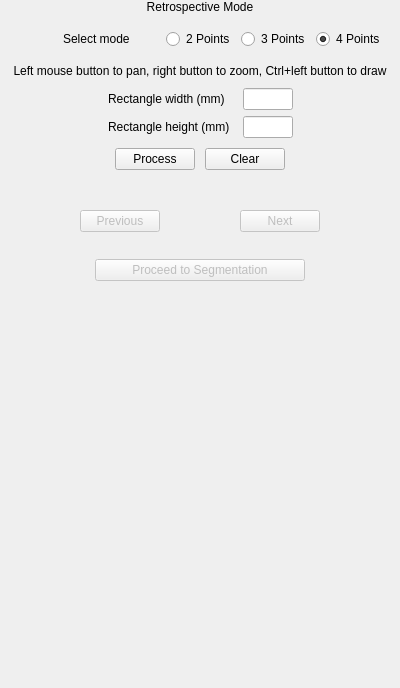
          <widget class="QWidget" name="pageCorrection">
           <layout class="QVBoxLayout" name="verticalLayout_2">
            <property name="spacing">
             <number>10</number>
            </property>
            <property name="leftMargin">
             <number>0</number>
            </property>
            <property name="topMargin">
             <number>0</number>
            </property>
            <property name="rightMargin">
             <number>0</number>
            </property>
            <property name="bottomMargin">
             <number>0</number>
            </property>
            <item>
             <widget class="QLabel" name="labelTitle">
              <property name="text">
               <string>Retrospective Mode</string>
              </property>
              <property name="alignment">
               <set>Qt::AlignCenter</set>
              </property>
             </widget>
            </item>
            <item>
             <widget class="QWidget" name="widgetPointMode" native="true">
              <property name="minimumSize">
               <size>
                <width>0</width>
                <height>30</height>
               </size>
              </property>
              <layout class="QHBoxLayout" name="horizontalLayout_9">
               <property name="leftMargin">
                <number>0</number>
               </property>
               <property name="topMargin">
                <number>0</number>
               </property>
               <property name="rightMargin">
                <number>0</number>
               </property>
               <property name="bottomMargin">
                <number>0</number>
               </property>
               <item>
                <spacer name="horizontalSpacer_28">
                 <property name="orientation">
                  <enum>Qt::Horizontal</enum>
                 </property>
                 <property name="sizeHint" stdset="0">
                  <size>
                   <width>63</width>
                   <height>20</height>
                  </size>
                 </property>
                </spacer>
               </item>
               <item>
                <widget class="QLabel" name="label">
                 <property name="text">
                  <string>Select mode</string>
                 </property>
                </widget>
               </item>
               <item>
                <spacer name="horizontalSpacer_6">
                 <property name="orientation">
                  <enum>Qt::Horizontal</enum>
                 </property>
                 <property name="sizeType">
                  <enum>QSizePolicy::Fixed</enum>
                 </property>
                 <property name="sizeHint" stdset="0">
                  <size>
                   <width>30</width>
                   <height>20</height>
                  </size>
                 </property>
                </spacer>
               </item>
               <item>
                <widget class="QRadioButton" name="radioButton2Points">
                 <property name="text">
                  <string>2 Points</string>
                 </property>
                </widget>
               </item>
               <item>
                <widget class="QRadioButton" name="radioButton3Points">
                 <property name="text">
                  <string>3 Points</string>
                 </property>
                </widget>
               </item>
               <item>
                <widget class="QRadioButton" name="radioButton4Points">
                 <property name="text">
                  <string>4 Points</string>
                 </property>
                 <property name="checked">
                  <bool>true</bool>
                 </property>
                </widget>
               </item>
               <item>
                <spacer name="horizontalSpacer">
                 <property name="orientation">
                  <enum>Qt::Horizontal</enum>
                 </property>
                 <property name="sizeHint" stdset="0">
                  <size>
                   <width>15</width>
                   <height>20</height>
                  </size>
                 </property>
                </spacer>
               </item>
              </layout>
             </widget>
            </item>
            <item>
             <widget class="QLabel" name="label_2">
              <property name="text">
               <string>Left mouse button to pan, right button to zoom, Ctrl+left button to draw</string>
              </property>
              <property name="alignment">
               <set>Qt::AlignCenter</set>
              </property>
              <property name="wordWrap">
               <bool>true</bool>
              </property>
             </widget>
            </item>
            <item>
             <layout class="QGridLayout" name="gridLayout">
              <property name="verticalSpacing">
               <number>6</number>
              </property>
              <item row="0" column="1">
               <widget class="QLabel" name="labelRectWidth">
                <property name="text">
                 <string>Rectangle width (mm) </string>
                </property>
               </widget>
              </item>
              <item row="0" column="2">
               <widget class="QLineEdit" name="lineEditRectWidth">
                <property name="maximumSize">
                 <size>
                  <width>50</width>
                  <height>16777215</height>
                 </size>
                </property>
               </widget>
              </item>
              <item row="1" column="1">
               <widget class="QLabel" name="labelRectHeight">
                <property name="text">
                 <string>Rectangle height (mm) </string>
                </property>
               </widget>
              </item>
              <item row="1" column="2">
               <widget class="QLineEdit" name="lineEditRectHeight">
                <property name="maximumSize">
                 <size>
                  <width>50</width>
                  <height>16777215</height>
                 </size>
                </property>
               </widget>
              </item>
              <item row="0" column="3">
               <spacer name="horizontalSpacer_2">
                <property name="orientation">
                 <enum>Qt::Horizontal</enum>
                </property>
                <property name="sizeHint" stdset="0">
                 <size>
                  <width>40</width>
                  <height>20</height>
                 </size>
                </property>
               </spacer>
              </item>
              <item row="0" column="0">
               <spacer name="horizontalSpacer_5">
                <property name="orientation">
                 <enum>Qt::Horizontal</enum>
                </property>
                <property name="sizeHint" stdset="0">
                 <size>
                  <width>40</width>
                  <height>20</height>
                 </size>
                </property>
               </spacer>
              </item>
             </layout>
            </item>
            <item>
             <layout class="QHBoxLayout" name="horizontalLayout_4">
              <item>
               <spacer name="horizontalSpacer_14">
                <property name="orientation">
                 <enum>Qt::Horizontal</enum>
                </property>
                <property name="sizeHint" stdset="0">
                 <size>
                  <width>40</width>
                  <height>20</height>
                 </size>
                </property>
               </spacer>
              </item>
              <item>
               <widget class="QPushButton" name="pushButtonProcess">
                <property name="minimumSize">
                 <size>
                  <width>80</width>
                  <height>0</height>
                 </size>
                </property>
                <property name="text">
                 <string>Process</string>
                </property>
               </widget>
              </item>
              <item>
               <widget class="QPushButton" name="pushButtonClear">
                <property name="minimumSize">
                 <size>
                  <width>80</width>
                  <height>0</height>
                 </size>
                </property>
                <property name="text">
                 <string>Clear</string>
                </property>
               </widget>
              </item>
              <item>
               <spacer name="horizontalSpacer_15">
                <property name="orientation">
                 <enum>Qt::Horizontal</enum>
                </property>
                <property name="sizeHint" stdset="0">
                 <size>
                  <width>40</width>
                  <height>20</height>
                 </size>
                </property>
               </spacer>
              </item>
             </layout>
            </item>
            <item>
             <spacer name="verticalSpacer_3">
              <property name="orientation">
               <enum>Qt::Vertical</enum>
              </property>
              <property name="sizeType">
               <enum>QSizePolicy::Fixed</enum>
              </property>
              <property name="sizeHint" stdset="0">
               <size>
                <width>20</width>
                <height>30</height>
               </size>
              </property>
             </spacer>
            </item>
            <item>
             <layout class="QGridLayout" name="gridLayout_2">
              <item row="0" column="4">
               <spacer name="horizontalSpacer_4">
                <property name="orientation">
                 <enum>Qt::Horizontal</enum>
                </property>
                <property name="sizeHint" stdset="0">
                 <size>
                  <width>40</width>
                  <height>20</height>
                 </size>
                </property>
               </spacer>
              </item>
              <item row="0" column="3">
               <widget class="QPushButton" name="pushButtonNext">
                <property name="enabled">
                 <bool>false</bool>
                </property>
                <property name="minimumSize">
                 <size>
                  <width>80</width>
                  <height>0</height>
                 </size>
                </property>
                <property name="text">
                 <string>Next</string>
                </property>
               </widget>
              </item>
              <item row="0" column="0">
               <spacer name="horizontalSpacer_3">
                <property name="orientation">
                 <enum>Qt::Horizontal</enum>
                </property>
                <property name="sizeHint" stdset="0">
                 <size>
                  <width>40</width>
                  <height>20</height>
                 </size>
                </property>
               </spacer>
              </item>
              <item row="0" column="2">
               <widget class="QLabel" name="labelIndex">
                <property name="minimumSize">
                 <size>
                  <width>60</width>
                  <height>0</height>
                 </size>
                </property>
                <property name="text">
                 <string/>
                </property>
                <property name="alignment">
                 <set>Qt::AlignCenter</set>
                </property>
               </widget>
              </item>
              <item row="0" column="1">
               <widget class="QPushButton" name="pushButtonPrevious">
                <property name="enabled">
                 <bool>false</bool>
                </property>
                <property name="minimumSize">
                 <size>
                  <width>80</width>
                  <height>0</height>
                 </size>
                </property>
                <property name="text">
                 <string>Previous</string>
                </property>
               </widget>
              </item>
             </layout>
            </item>
            <item>
             <spacer name="verticalSpacer">
              <property name="orientation">
               <enum>Qt::Vertical</enum>
              </property>
              <property name="sizeType">
               <enum>QSizePolicy::Fixed</enum>
              </property>
              <property name="sizeHint" stdset="0">
               <size>
                <width>396</width>
                <height>17</height>
               </size>
              </property>
             </spacer>
            </item>
            <item>
             <layout class="QHBoxLayout" name="horizontalLayout_2">
              <item>
               <spacer name="horizontalSpacer_12">
                <property name="orientation">
                 <enum>Qt::Horizontal</enum>
                </property>
                <property name="sizeHint" stdset="0">
                 <size>
                  <width>40</width>
                  <height>20</height>
                 </size>
                </property>
               </spacer>
              </item>
              <item>
               <widget class="QPushButton" name="pushButtonSegmentation">
                <property name="enabled">
                 <bool>false</bool>
                </property>
                <property name="minimumSize">
                 <size>
                  <width>210</width>
                  <height>0</height>
                 </size>
                </property>
                <property name="text">
                 <string>Proceed to Segmentation</string>
                </property>
               </widget>
              </item>
              <item>
               <spacer name="horizontalSpacer_13">
                <property name="orientation">
                 <enum>Qt::Horizontal</enum>
                </property>
                <property name="sizeHint" stdset="0">
                 <size>
                  <width>40</width>
                  <height>20</height>
                 </size>
                </property>
               </spacer>
              </item>
             </layout>
            </item>
            <item>
             <spacer name="verticalSpacer_2">
              <property name="orientation">
               <enum>Qt::Vertical</enum>
              </property>
              <property name="sizeHint" stdset="0">
               <size>
                <width>20</width>
                <height>407</height>
               </size>
              </property>
             </spacer>
            </item>
           </layout>
          </widget>
